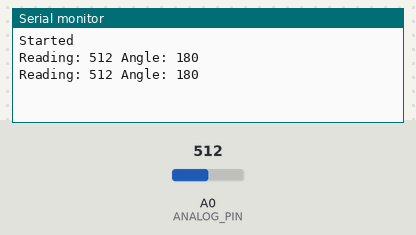
Recording of a sketch running on a simulated Arduino Uno, built with avr-gcc and run on an emulated ATmega328P. Shown: the last lines printed to the serial monitor. The test bench sets the inputs (shaded band); at power-on: A0 (ANALOG_PIN) = 512.

Above: at 1.8 s.
1.9 s: A0 (ANALOG_PIN) set to 716
At 2.4 s:
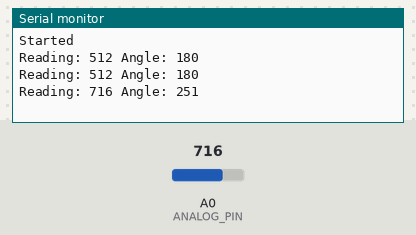
3.4 s: A0 (ANALOG_PIN) set to 900
At 4.8 s:
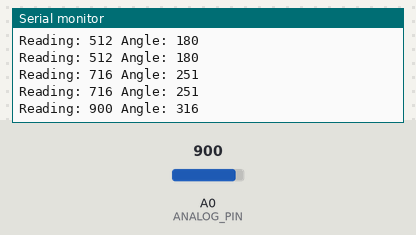
Timing chart, 0 to 6.4 s (numbered marks = the images above; inputs shaded):
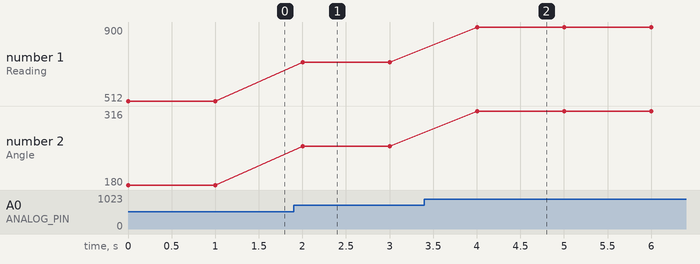

Measured:
- after the input at 1.9 s, the serial monitor: prints a new line after 0.10 s (image 1)
- after the input at 3.4 s, the serial monitor: prints a new line after 0.60 s (image 2)
- plotted number 1: 512 → 716 after the input at 1.9 s, 716 → 900 after the input at 3.4 s
- plotted number 2: 180 → 251 after the input at 1.9 s, 251 → 316 after the input at 3.4 s

The sketch:

Encoder_analog_output.ino
```cpp
//from http://reprap.org/wiki/Magnetic_Rotary_Encoder_1.0
//sad times no analog pin on this encoder :(
#define ANALOG_PIN 0

int reading = 0;
float angle = 0;

void setup()
{
   Serial.begin(19200);
   Serial.println("Started");
}

void loop()
{
   reading = analogRead(ANALOG_PIN);
   angle = ((float)reading / 1024.0) * 360.0;

   Serial.print("Reading: ");
   Serial.print(reading, DEC);
   Serial.print(" Angle: ");
   Serial.println((int)angle, DEC);

   delay(1000);
}
```
